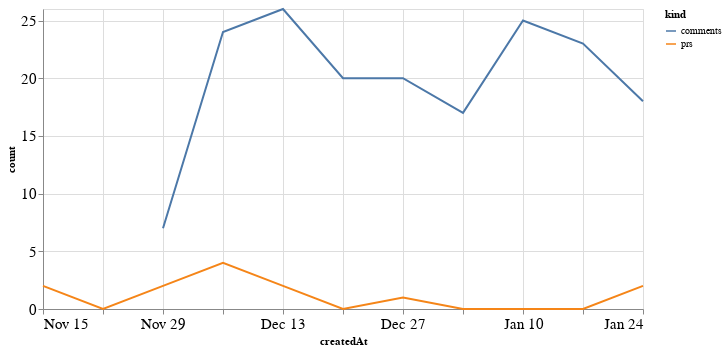

Notebook code cell kept with this figure:
### Code cell
alt.Chart(total_time, width=600).mark_line().encode(
    x='createdAt',
    y='count',
    color='kind'
)

### Figure 1 — Vega-Lite specification as saved in the notebook (floating-point values rounded to 4 significant figures)
{"config": {"axisLeft": {"labelFontSize": 15}, "axisBottom": {"labelFontSize": 15}}, "data": {"name": "data-8bef1d93e4b4fa96011ac98f07bdaebf"}, "mark": "line", "encoding": {"color": {"type": "nominal", "field": "kind"}, "x": {"type": "temporal", "field": "createdAt"}, "y": {"type": "quantitative", "field": "count"}}, "width": 600, "$schema": "https://vega.github.io/schema/vega-lite/v4.8.1.json", "datasets": {"data-8bef1d93e4b4fa96011ac98f07bdaebf": [{"createdAt": "2020-11-15T00:00:00", "kind": "prs", "count": 2.0}, {"createdAt": "2020-11-22T00:00:00", "kind": "prs", "count": 0.0}, {"createdAt": "2020-11-29T00:00:00", "kind": "prs", "count": 2.0}, {"createdAt": "2020-12-06T00:00:00", "kind": "prs", "count": 4.0}, {"createdAt": "2020-12-13T00:00:00", "kind": "prs", "count": 2.0}, {"createdAt": "2020-12-20T00:00:00", "kind": "prs", "count": 0.0}, {"createdAt": "2020-12-27T00:00:00", "kind": "prs", "count": 1.0}, {"createdAt": "2021-01-03T00:00:00", "kind": "prs", "count": 0.0}, {"createdAt": "2021-01-10T00:00:00", "kind": "prs", "count": 0.0}, {"createdAt": "2021-01-17T00:00:00", "kind": "prs", "count": 0.0}, {"createdAt": "2021-01-24T00:00:00", "kind": "prs", "count": 2.0}, {"createdAt": "2020-11-15T00:00:00", "kind": "comments", "count": null}, {"createdAt": "2020-11-22T00:00:00", "kind": "comments", "count": null}, {"createdAt": "2020-11-29T00:00:00", "kind": "comments", "count": 7.0}, {"createdAt": "2020-12-06T00:00:00", "kind": "comments", "count": 24.0}, {"createdAt": "2020-12-13T00:00:00", "kind": "comments", "count": 26.0}, {"createdAt": "2020-12-20T00:00:00", "kind": "comments", "count": 20.0}, {"createdAt": "2020-12-27T00:00:00", "kind": "comments", "count": 20.0}, {"createdAt": "2021-01-03T00:00:00", "kind": "comments", "count": 17.0}, {"createdAt": "2021-01-10T00:00:00", "kind": "comments", "count": 25.0}, {"createdAt": "2021-01-17T00:00:00", "kind": "comments", "count": 23.0}, {"createdAt": "2021-01-24T00:00:00", "kind": "comments", "count": 18.0}]}}
